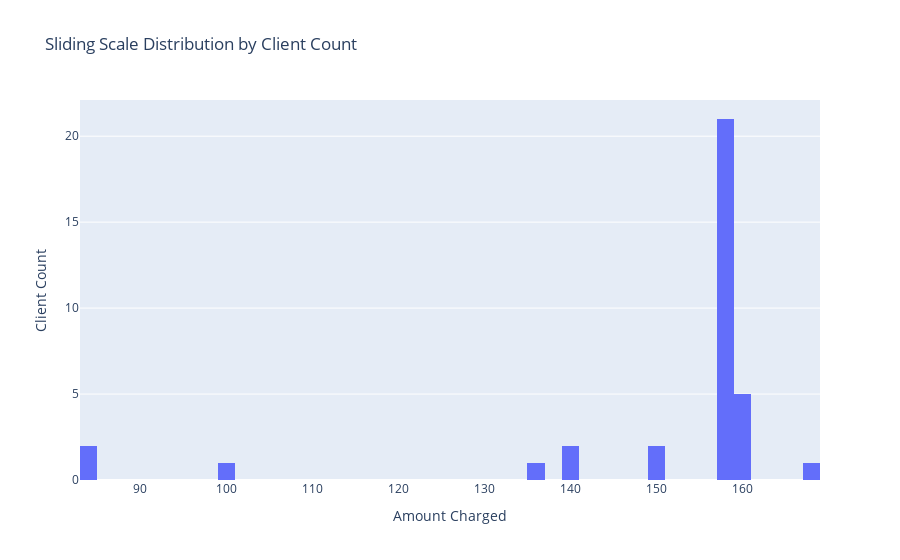

Notebook code cell kept with this figure:
### Code cell
fig2 = px.histogram(client_details, x='Average Charged', title='Sliding Scale Distribution by Client Count', nbins=50)
fig2.update_layout(xaxis_title='Amount Charged', yaxis_title='Client Count')
fig2.update_xaxes(range=[0, None])
fig2.show()

### Figure 1 — Plotly figure (JSON) as saved in the notebook; plotly's stock layout.template omitted (floating-point values rounded to 4 significant figures)
{"data": [{"bingroup": "x", "hovertemplate": "Average Charged=%{x}<br>count=%{y}<extra></extra>", "legendgroup": "", "marker": {"color": "#636efa", "pattern": {"shape": ""}}, "name": "", "nbinsx": 50, "orientation": "v", "showlegend": false, "type": "histogram", "x": [160.0, 136.5, 139.3, 158.3, 158.8, 84.0, 158.5, 158.3, 157.5, 158.8, 158.6, 150.0, 100.0, 158.3, 149.6, 157.5, 158.8, 168.0, 157.5, 158.8, 158.8, 158.3, 158.8, 157.5, 158.8, 84.0, 158.6, 160.0, 158.8, 157.5, 157.5, 159.0, 159.2, 159.2, 140.0], "xaxis": "x", "yaxis": "y"}], "layout": {"barmode": "relative", "legend": {"tracegroupgap": 0}, "title": {"text": "Sliding Scale Distribution by Client Count"}, "xaxis": {"anchor": "y", "domain": [0, 1], "range": [0, null], "title": {"text": "Amount Charged"}}, "yaxis": {"anchor": "x", "domain": [0, 1], "title": {"text": "Client Count"}}}}
